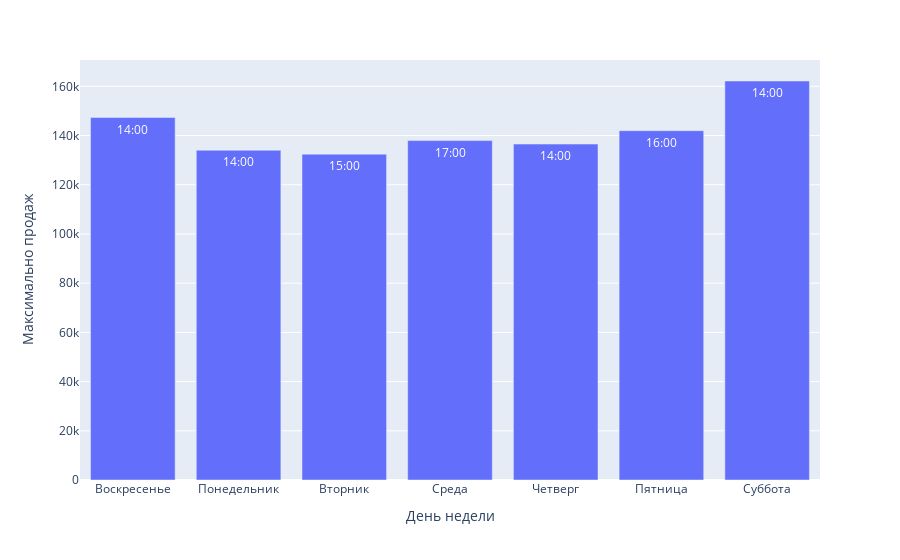
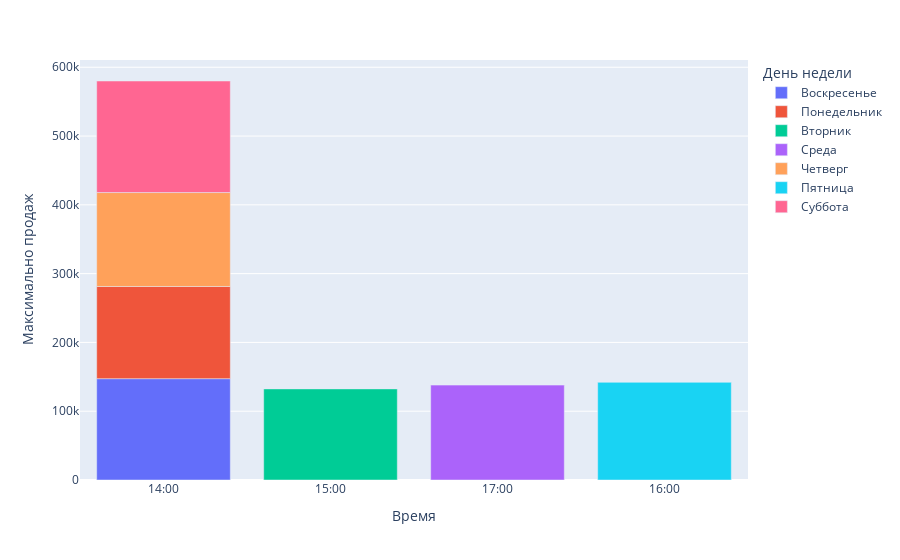

These figures' notebook cell, in order:
### Code cell
def getDowInChar(i: float) -> str:
    dow = ['Воскресенье', 'Понедельник', 'Вторник', 'Среда', 'Четверг', 'Пятница', 'Суббота']
    return dow[int(i)]

def getTime(i: float) -> str:
    return f"{int(i)}:00"

to_show = pd.DataFrame({'Максимально продаж': [row[1][2] for row in df.iterrows()],
                       'День недели': [getDowInChar(row[1][0]) for row in df.iterrows()],
                       'Время': [getTime(row[1][1]) for row in df.iterrows()]})

fig = px.bar(to_show, x="День недели", y="Максимально продаж", text="Время")
fig.show()

fig = px.bar(to_show, x="Время", y="Максимально продаж", color="День недели")
fig.show()

### Figure 1 — Plotly figure (JSON) as saved in the notebook; plotly's stock layout.template omitted (floating-point values rounded to 4 significant figures)
{"data": [{"alignmentgroup": "True", "hovertemplate": "День недели=%{x}<br>Максимально продаж=%{y}<br>Время=%{text}<extra></extra>", "legendgroup": "", "marker": {"color": "#636efa", "pattern": {"shape": ""}}, "name": "", "offsetgroup": "", "orientation": "v", "showlegend": false, "text": ["14:00", "14:00", "15:00", "17:00", "14:00", "16:00", "14:00"], "textposition": "auto", "type": "bar", "x": ["Воскресенье", "Понедельник", "Вторник", "Среда", "Четверг", "Пятница", "Суббота"], "xaxis": "x", "y": [147314, 134020, 132429, 137932, 136527, 141970, 162162], "yaxis": "y"}], "layout": {"barmode": "relative", "legend": {"tracegroupgap": 0}, "margin": {"t": 60}, "xaxis": {"anchor": "y", "domain": [0, 1], "title": {"text": "День недели"}}, "yaxis": {"anchor": "x", "domain": [0, 1], "title": {"text": "Максимально продаж"}}}}

### Figure 2 — Plotly figure (JSON) as saved in the notebook; plotly's stock layout.template omitted (floating-point values rounded to 4 significant figures)
{"data": [{"alignmentgroup": "True", "hovertemplate": "День недели=Воскресенье<br>Время=%{x}<br>Максимально продаж=%{y}<extra></extra>", "legendgroup": "Воскресенье", "marker": {"color": "#636efa", "pattern": {"shape": ""}}, "name": "Воскресенье", "offsetgroup": "Воскресенье", "orientation": "v", "showlegend": true, "textposition": "auto", "type": "bar", "x": ["14:00"], "xaxis": "x", "y": [147314], "yaxis": "y"}, {"alignmentgroup": "True", "hovertemplate": "День недели=Понедельник<br>Время=%{x}<br>Максимально продаж=%{y}<extra></extra>", "legendgroup": "Понедельник", "marker": {"color": "#EF553B", "pattern": {"shape": ""}}, "name": "Понедельник", "offsetgroup": "Понедельник", "orientation": "v", "showlegend": true, "textposition": "auto", "type": "bar", "x": ["14:00"], "xaxis": "x", "y": [134020], "yaxis": "y"}, {"alignmentgroup": "True", "hovertemplate": "День недели=Вторник<br>Время=%{x}<br>Максимально продаж=%{y}<extra></extra>", "legendgroup": "Вторник", "marker": {"color": "#00cc96", "pattern": {"shape": ""}}, "name": "Вторник", "offsetgroup": "Вторник", "orientation": "v", "showlegend": true, "textposition": "auto", "type": "bar", "x": ["15:00"], "xaxis": "x", "y": [132429], "yaxis": "y"}, {"alignmentgroup": "True", "hovertemplate": "День недели=Среда<br>Время=%{x}<br>Максимально продаж=%{y}<extra></extra>", "legendgroup": "Среда", "marker": {"color": "#ab63fa", "pattern": {"shape": ""}}, "name": "Среда", "offsetgroup": "Среда", "orientation": "v", "showlegend": true, "textposition": "auto", "type": "bar", "x": ["17:00"], "xaxis": "x", "y": [137932], "yaxis": "y"}, {"alignmentgroup": "True", "hovertemplate": "День недели=Четверг<br>Время=%{x}<br>Максимально продаж=%{y}<extra></extra>", "legendgroup": "Четверг", "marker": {"color": "#FFA15A", "pattern": {"shape": ""}}, "name": "Четверг", "offsetgroup": "Четверг", "orientation": "v", "showlegend": true, "textposition": "auto", "type": "bar", "x": ["14:00"], "xaxis": "x", "y": [136527], "yaxis": "y"}, {"alignmentgroup": "True", "hovertemplate": "День недели=Пятница<br>Время=%{x}<br>Максимально продаж=%{y}<extra></extra>", "legendgroup": "Пятница", "marker": {"color": "#19d3f3", "pattern": {"shape": ""}}, "name": "Пятница", "offsetgroup": "Пятница", "orientation": "v", "showlegend": true, "textposition": "auto", "type": "bar", "x": ["16:00"], "xaxis": "x", "y": [141970], "yaxis": "y"}, {"alignmentgroup": "True", "hovertemplate": "День недели=Суббота<br>Время=%{x}<br>Максимально продаж=%{y}<extra></extra>", "legendgroup": "Суббота", "marker": {"color": "#FF6692", "pattern": {"shape": ""}}, "name": "Суббота", "offsetgroup": "Суббота", "orientation": "v", "showlegend": true, "textposition": "auto", "type": "bar", "x": ["14:00"], "xaxis": "x", "y": [162162], "yaxis": "y"}], "layout": {"barmode": "relative", "legend": {"title": {"text": "День недели"}, "tracegroupgap": 0}, "margin": {"t": 60}, "xaxis": {"anchor": "y", "domain": [0, 1], "title": {"text": "Время"}}, "yaxis": {"anchor": "x", "domain": [0, 1], "title": {"text": "Максимально продаж"}}}}
